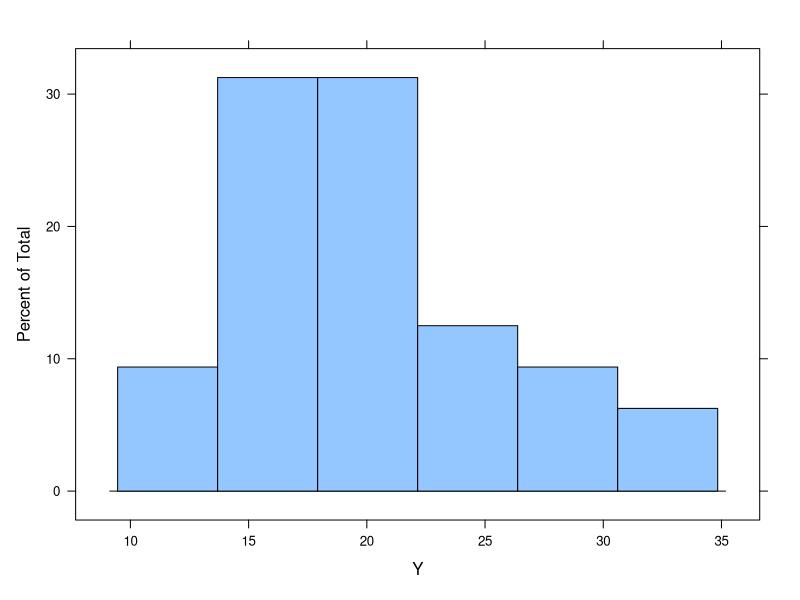
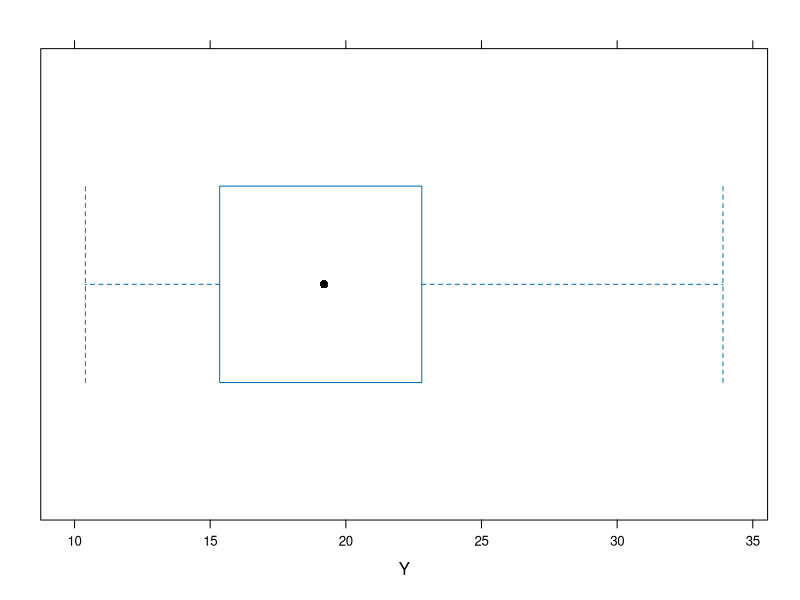
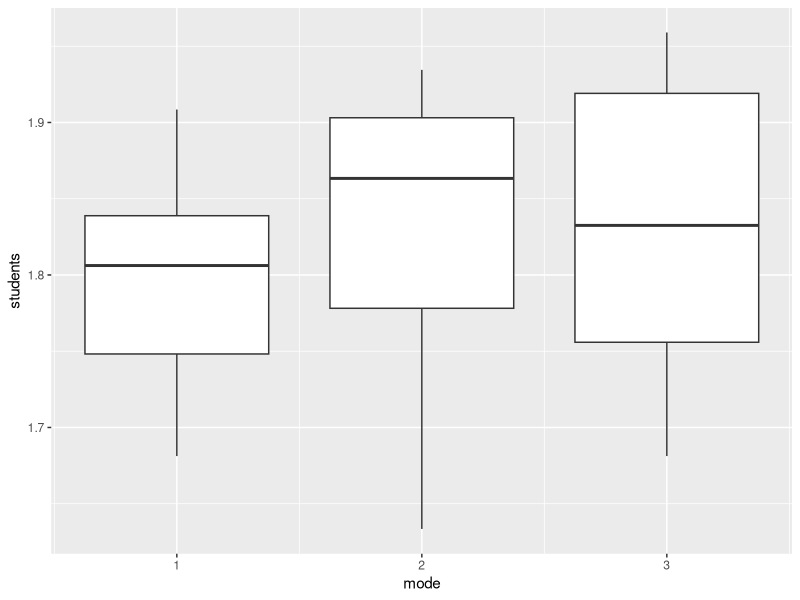
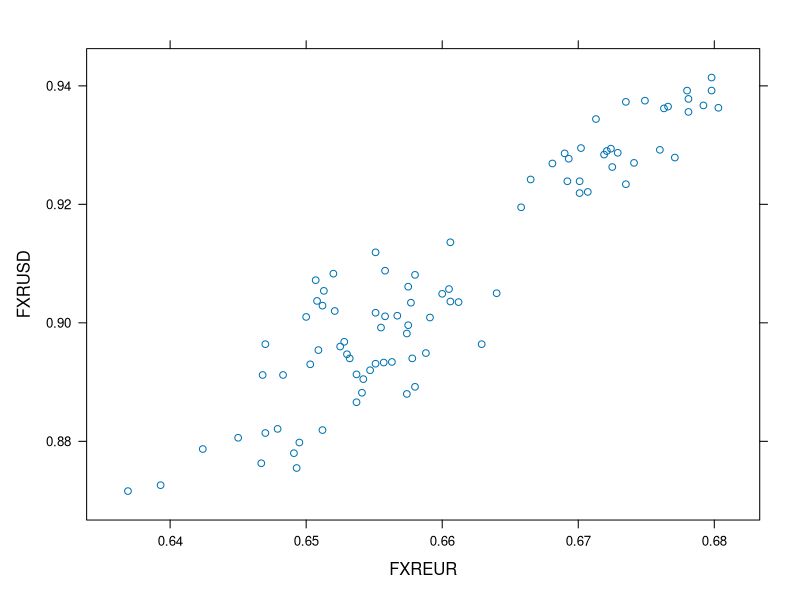

R code for these plots, in order:
#Packages and libraries
library(tidyverse)
library(lattice)

#Loading data
data1<-mtcars
data2<-read.csv("ttest.csv")
data3<-read.csv("ANOVA.csv")
data4<-read.csv("correl.csv")

#Creating objects
Y<-mtcars$mpg
X<-mtcars$wt

#Basic exploration of data
View(data1)
str(data1)

#Descriptive statistics for all variables
summary(data1)

#Descriptive stats plots per variable
histogram(Y)#same than histogram(data$Y) or histogram(~Y,data)
bwplot(Y)

#Inferential statistics

#two sample t-test
t.test(time~daytime,data2)

#ANOVA aov(Y ~ X, data)
ggplot(data3)+
  aes(mode, students, group = mode)+
  geom_boxplot()
summary(aov(students~mode,data=data3))

#Relationship
#Scatterplot
xyplot(FXRUSD~FXREUR,data4)
#correlation (Pearson)
cor(data4$FXRUSD,data4$FXREUR,method="pearson")
#correlation (Spearman)
cor(data4$FXRUSD,data4$FXREUR,method="spearman")
#linear regression
lm(FXRUSD~FXREUR,data4)


